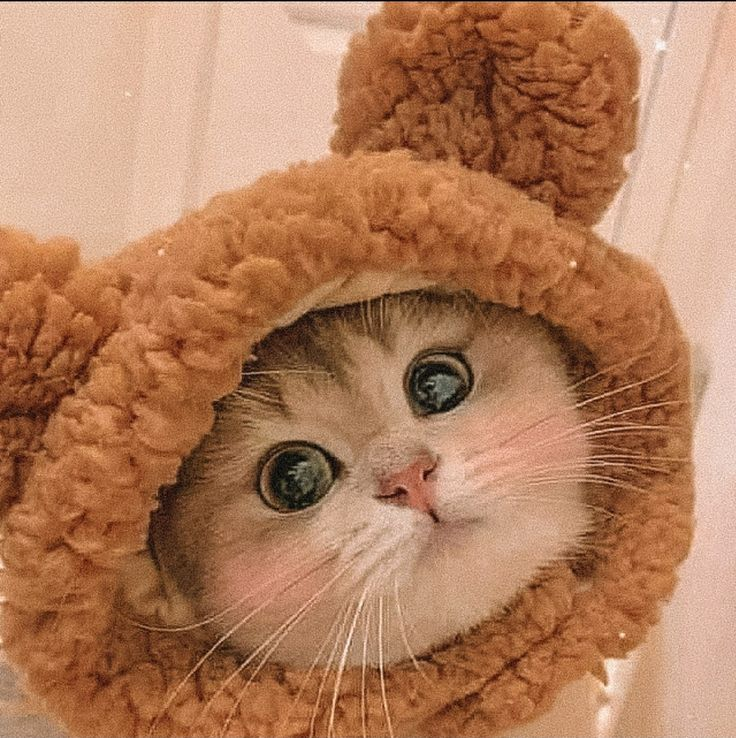
#> input picture PIL/cat.jpg, 736 x 738 px
$ python pil.py
#> lines starting #> are read from the running program, lines starting #| are printed output that depends on the picture
from PIL import Image, ImageFilter

# Відкриваємо файл зображення 'cat.jpg'
with Image.open('cat.jpg') as original:
#> original is the input picture: PIL image 736x738 RGB; mean R, G, B 177.8, 125.5, 92.2
    print('Розмір:', original.size)
#| Розмір: (736, 738)
    print('Формат:', original.format)
#| Формат: JPEG
    print('Тип:', original.mode)
#| Тип: RGB
    original.show()

    # Розмиття зображення
    pic_blur = original.filter(ImageFilter.BLUR)

    # Зберігаємо розмите зображення
    pic_blur.save('blur.jpg')
    pic_blur.show()

    # Конвертуємо зображення в чорно-біле
    pic_grey = original.convert('L')
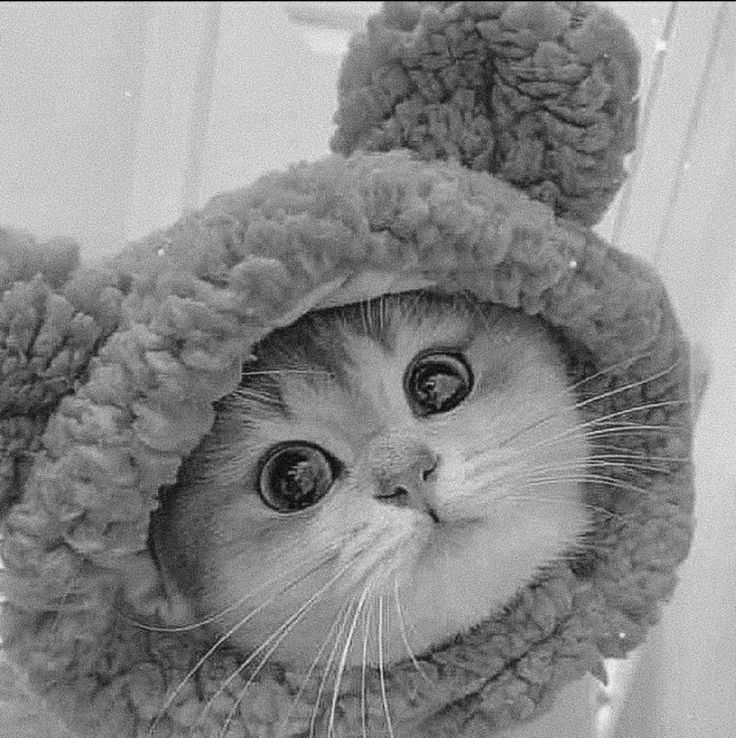
#> pic_grey: PIL image 736x738 L; min 1, max 249, mean 137.3
    pic_grey.save('gray.jpg')
    pic_grey.show()


    # Обертання зображення на 180 градусів
    pic_up = original.transpose(Image.ROTATE_180)
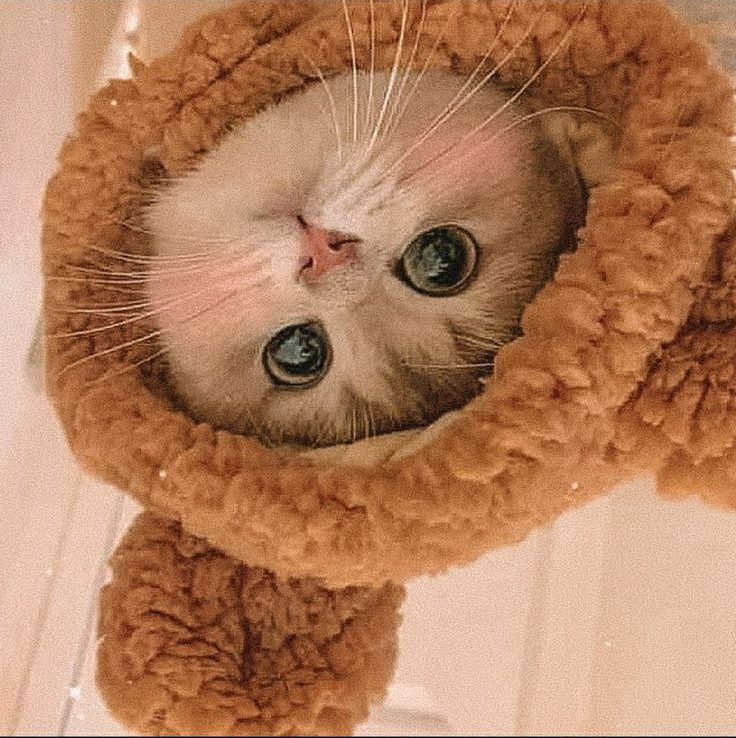
#> pic_up: PIL image 736x738 RGB; mean R, G, B 177.8, 125.5, 92.2
    pic_up.save('upside_down.jpg')
    pic_up.show()
